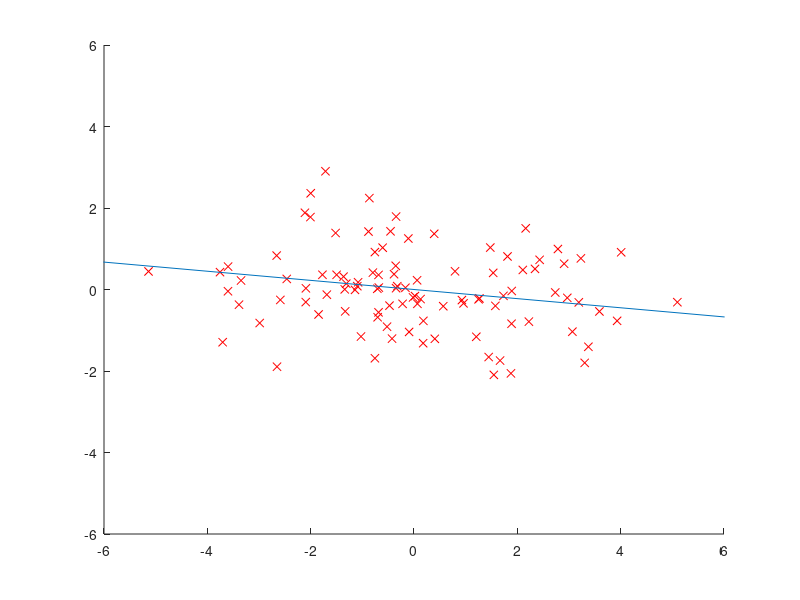

Recreate this plot in MATLAB.
n=100; x=[2*randn(n,1) randn(n,1)];
%x=[2*randn(n,1) 2*round(rand(n,1))-1+randn(n,1)/3];
x=x-repmat(mean(x),[n,1]);
[t,v]=eigs(x'*x,1); 

figure(1); clf; hold on; axis([-6 6 -6 6]);
plot(x(:,1),x(:,2),'rx')
plot(9*[-t(1) t(1)],9*[-t(2) t(2)]);
